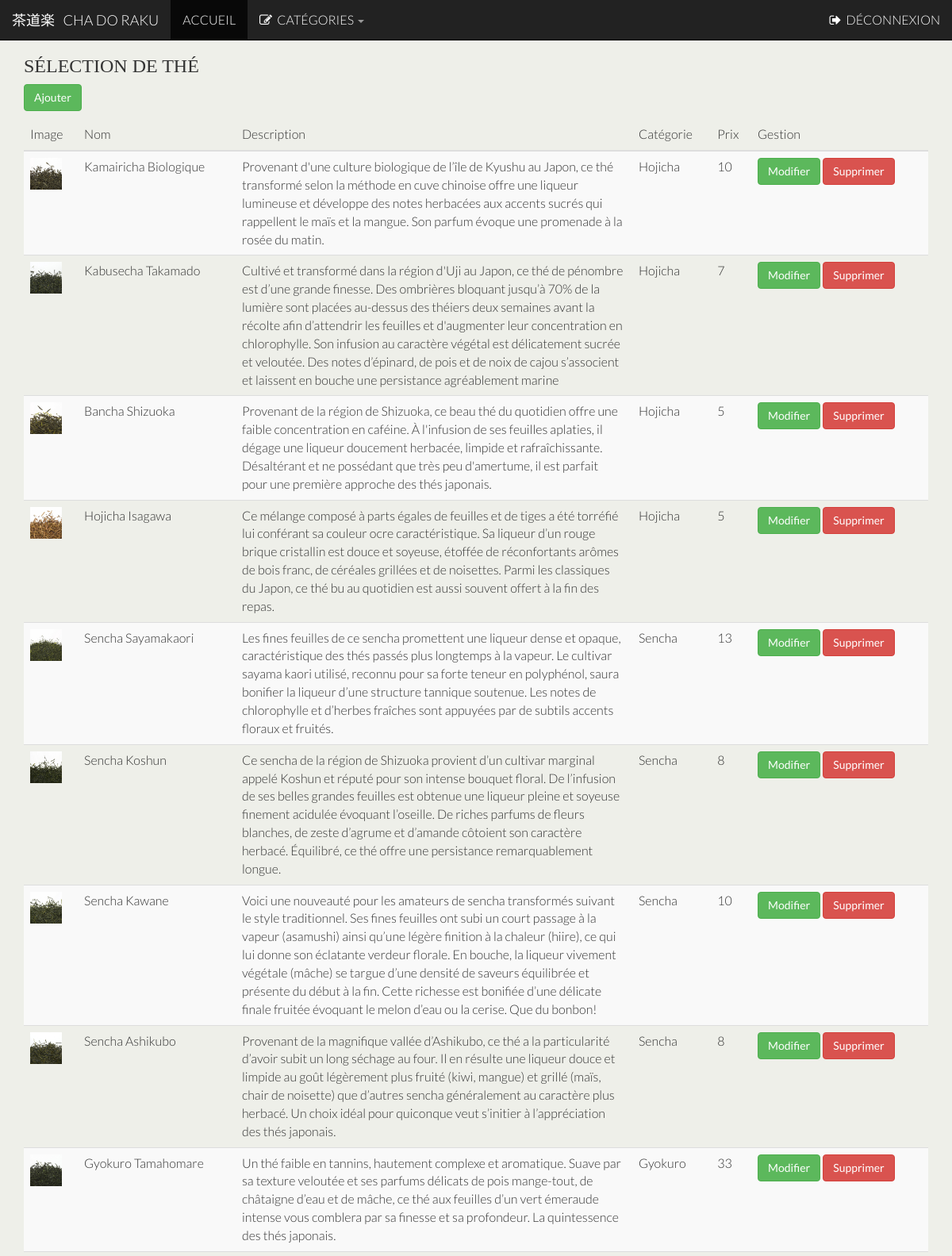
Screenshot of /php/gestion.php (upper part) with the database file from the repository.
### tables this page shows
CREATE TABLE `produit` (
  `idProduit` int(11) NOT NULL AUTO_INCREMENT,
  `nom` varchar(100) NOT NULL,
  `description` varchar(1000) NOT NULL,
  `prix` double NOT NULL,
  `image` varchar(100) NOT NULL,
  `categorie` varchar(100) NOT NULL,
  PRIMARY KEY (`idProduit`)
);

### php/gestion.php (the view, shortened to what this page needs)
<?php
    require '../layout/headerAdmin.php';
?>
    <div class="container">
        <div class="row">
            <h3 class="tpad">Sélection de thé</h3>
        </div>
        <div class="row">
            <p>
                <a href="ajouterThe.php" class="btn btn-success">Ajouter</a>
            </p>
             <?php
        global $connexion;
        $rep = "";
        if(!empty($_POST)){
            $categorie = $_REQUEST['categorie'];
            if ($categorie == 'Tous les produits'){
                 $requete="SELECT * FROM produit ORDER BY idProduit DESC";
            }else{
                 $requete="SELECT * FROM produit WHERE categorie = '".$categorie."'";
            }
        }else{
            $requete="SELECT * FROM produit ORDER BY idProduit DESC";
        }
        $rep.="<table class='table table-striped'>";
        $rep.="<thead><tr><th>Image</th><th>Nom</th><th class='descrip'>Description</th><th>Catégorie</th><th>Prix</th><th>Gestion</th></tr></thead><tbody>";
        $dossier="../pochette/";
        try{
            $listeFilms=mysqli_query($connexion,$requete);
            while($ligne=mysqli_fetch_object($listeFilms)){
                $rep.="<tr><td><img src='".$dossier.$ligne->image."' width='40'></td><td><span>".$ligne->nom."</span></td><td class='descrip'>".$ligne->description."</td><td>".$ligne->categorie."</td><td>".$ligne->prix."</td>";
                $rep.='<td>'.'<a class="btn btn-success" href="modifierThe.php?idProduit='.$ligne->idProduit.'">Modifier</a>'.' ';
                $rep.='<a class="btn btn-danger" href="supprimer.php?idProduit='.$ligne->idProduit.'">Supprimer</a>'.'</td></tr>';
            }
        }catch (Exception $e){
            echo "Probleme pour lister";
        }finally {
            $rep.="</tbody></table>";
            echo $rep;
        }
        ?>
        </div>
    </div>
</body>
</html>

### css/style.css (style rules this page uses)
html, body { font-family: 'Lato', sans-serif; font-weight: 300; font-size: 16px; line-height: 1.7; background-color: #eeefe9; }
h1, h2, h3, h4, h5 { font-family: 'japonais2'; text-transform: uppercase; }
.tpad { padding-top: 20px; }
.container { padding: 30px; }
table, th, td { font-family: 'Lato', sans-serif; font-weight: 300; font-size: 16px; line-height: 1.7; background-color: #eeefe9; }
.descrip { width: 500px; }
table, td, th { vertical-align: middle; }

### rows the page displays
produit: image (picture), nom "Kamairicha Biologique", description "Provenant d'une culture biologique de l’île de Kyushu au Japon, ce thé transformé selon la méthode en cuve chinoise offre une liqueur lumineuse et développe des notes herbacées aux accents sucrés qui rappellent le maïs et la mangue. Son parfum évoque une promenade à la rosée du matin.", categorie "Hojicha", prix "10"
produit: image (picture), nom "Kabusecha Takamado", description "Cultivé et transformé dans la région d'Uji au Japon, ce thé de pénombre est d’une grande finesse. Des ombrières bloquant jusqu’à 70% de la lumière sont placées au-dessus des théiers deux semaines avant la récolte afin d’attendrir les feuilles et d'augmenter leur concentration en chlorophylle. Son infusion au caractère végétal est délicatement sucrée et veloutée. Des notes d’épinard, de pois et de noix de cajou s’associent et laissent en bouche une persistance agréablement marine", categorie "Hojicha", prix "7"
produit: image (picture), nom "Bancha Shizuoka", description "Provenant de la région de Shizuoka, ce beau thé du quotidien offre une faible concentration en caféine. À l'infusion de ses feuilles aplaties, il dégage une liqueur doucement herbacée, limpide et rafraîchissante. Désaltérant et ne possédant que très peu d'amertume, il est parfait pour une première approche des thés japonais.", categorie "Hojicha", prix "5"
produit: image (picture), nom "Hojicha Isagawa", description "Ce mélange composé à parts égales de feuilles et de tiges a été torréfié lui conférant sa couleur ocre caractéristique. Sa liqueur d’un rouge brique cristallin est douce et soyeuse, étoffée de réconfortants arômes de bois franc, de céréales grillées et de noisettes. Parmi les classiques du Japon, ce thé bu au quotidien est aussi souvent offert à la fin des repas.", categorie "Hojicha", prix "5"
produit: image (picture), nom "Sencha Sayamakaori", description "Les fines feuilles de ce sencha promettent une liqueur dense et opaque, caractéristique des thés passés plus longtemps à la vapeur. Le cultivar sayama kaori utilisé, reconnu pour sa forte teneur en polyphénol, saura bonifier la liqueur d’une structure tannique soutenue. Les notes de chlorophylle et d’herbes fraîches sont appuyées par de subtils accents floraux et fruités.", categorie "Sencha", prix "13"
produit: image (picture), nom "Sencha Koshun", description "Ce sencha de la région de Shizuoka provient d’un cultivar marginal appelé Koshun et réputé pour son intense bouquet floral. De l’infusion de ses belles grandes feuilles est obtenue une liqueur pleine et soyeuse finement acidulée évoquant l’oseille. De riches parfums de fleurs blanches, de zeste d’agrume et d’amande côtoient son caractère herbacé. Équilibré, ce thé offre une persistance remarquablement longue.", categorie "Sencha", prix "8"
produit: image (picture), nom "Sencha Kawane", description "Voici une nouveauté pour les amateurs de sencha transformés suivant le style traditionnel. Ses fines feuilles ont subi un court passage à la vapeur (asamushi) ainsi qu’une légère finition à la chaleur (hiire), ce qui lui donne son éclatante verdeur florale. En bouche, la liqueur vivement végétale (mâche) se targue d’une densité de saveurs équilibrée et présente du début à la fin. Cette richesse est bonifiée d’une délicate finale fruitée évoquant le melon d’eau ou la cerise. Que du bonbon!", categorie "Sencha", prix "10"
produit: image (picture), nom "Sencha Ashikubo", description "Provenant de la magnifique vallée d’Ashikubo, ce thé a la particularité d’avoir subit un long séchage au four. Il en résulte une liqueur douce et limpide au goût légèrement plus fruité (kiwi, mangue) et grillé (maïs, chair de noisette) que d’autres sencha généralement au caractère plus herbacé. Un choix idéal pour quiconque veut s’initier à l’appréciation des thés japonais.", categorie "Sencha", prix "8"
produit: image (picture), nom "Gyokuro Tamahomare", description "Un thé faible en tannins, hautement complexe et aromatique. Suave par sa texture veloutée et ses parfums délicats de pois mange-tout, de châtaigne d’eau et de mâche, ce thé aux feuilles d’un vert émeraude intense vous comblera par sa finesse et sa profondeur. La quintessence des thés japonais.", categorie "Gyokuro", prix "33"
